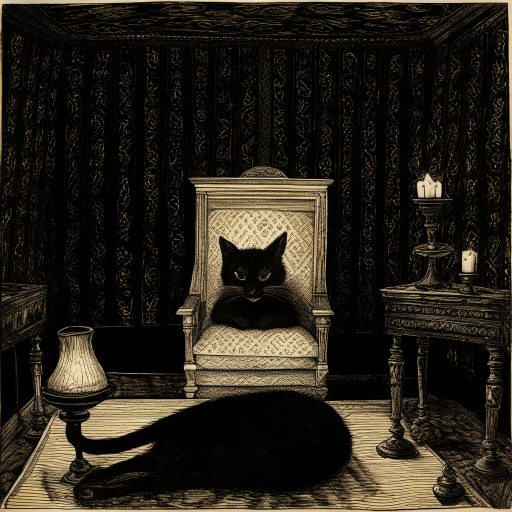
#> input picture Projects/Retrospective Delay/stage-4-character/jsui/pose-dormant.png, 1024 x 1024 px (shown at 1/2 size); its folder holds 4 pictures in this run
$ python render_wired_preview.py
#> lines starting #> are read from the running program, lines starting #| are printed output that depends on the picture
"""Composite preview of the wired seance-cat.js.

Mirrors the JSUI paint() exactly — same smoothstep edges, same painter's
order, same opaque-plate handling, same lights-down vignette — so the strip
shows what Max will display across the gain range without opening Max.

Run: <ComfyUI venv python> render_wired_preview.py
"""
from PIL import Image, ImageDraw, ImageFont
from pathlib import Path

HERE = Path(__file__).parent
W = H = 300
PLATES = {k: Image.open(HERE / f"pose-{k}.png").convert("RGB").resize((W, H), Image.LANCZOS)
          for k in ("dormant", "awakening", "triumphant")}
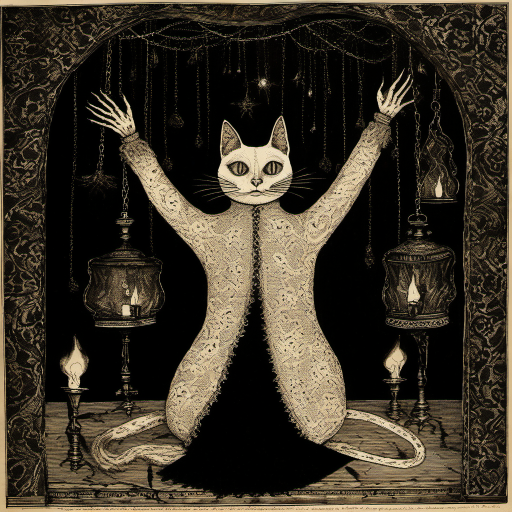
#> input picture Projects/Retrospective Delay/stage-4-character/jsui/pose-awakening.png, 1024 x 1024 px (shown at 1/2 size)
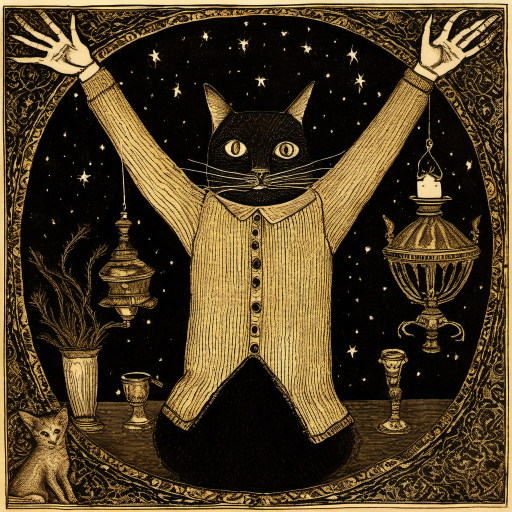
#> input picture Projects/Retrospective Delay/stage-4-character/jsui/pose-triumphant.png, 1024 x 1024 px (shown at 1/2 size)
#> PLATES = 3 items


def ss(e0, e1, x):
    u = max(0.0, min(1.0, (x - e0) / (e1 - e0)))
    return u * u * (3 - 2 * u)


def weights(g):
    wDor = 1 - ss(0.15, 0.40, g)
    wAwa = ss(0.15, 0.40, g) * (1 - ss(0.60, 0.85, g))
    wTri = ss(0.60, 0.85, g)
    return wDor, wAwa, wTri


def panel(g):
    """One frame, in the same order paint() draws it."""
    wDor, wAwa, wTri = weights(g)
    out = PLATES["dormant"].copy()                       # opaque base coat
    a = min(1.0, wAwa + wTri)
    if a > 0.005:
        out = Image.blend(out, PLATES["awakening"], a)
    if wTri > 0.005:
        out = Image.blend(out, PLATES["triumphant"], wTri)
    # lights-down vignette, over the plates
    veil = 0.55 * (1 - g)
    if veil > 0.01:
        out = Image.blend(out, Image.new("RGB", (W, H), (15, 13, 20)), veil)
    return out, (wDor, wAwa, wTri)


if __name__ == "__main__":
    samples = [0.00, 0.20, 0.33, 0.50, 0.70, 0.88, 1.00]
    strip = Image.new("RGB", (W * len(samples), H + 30), (18, 15, 12))
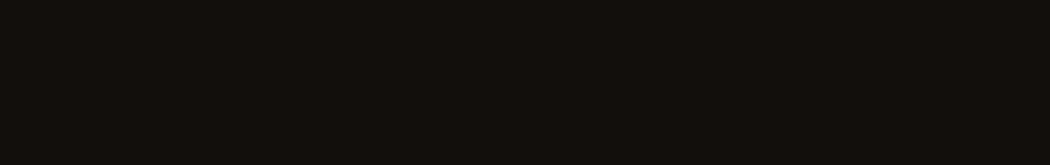
#> strip: PIL image 2100x330 RGB (shown at 1/2 size); mean R, G, B 18, 15, 12
    draw = ImageDraw.Draw(strip)
    try:
        font = ImageFont.truetype("/System/Library/Fonts/Supplemental/Times New Roman.ttf", 15)
    except OSError:
        font = ImageFont.load_default()
    for i, g in enumerate(samples):
        p, (d, aw, tr) = panel(g)
        strip.paste(p, (i * W, 0))
        draw.text((i * W + 8, H + 7),
                  f"gain {g:.2f}   D {d:.2f}  A {aw:.2f}  T {tr:.2f}",
                  fill=(224, 216, 198), font=font)
#> this loop made 7 passes
#> (d, aw, tr) on passes 1 to 7: (1, 0, 0), (0.896, 0.104, 0), (0.191, 0.809, 0), (0, 1, 0), (0, 0.648, 0.352), (0, 0, 1), (0, 0, 1)
#> pass 1, in panel, `out = PLATES["dormant"].copy()`:
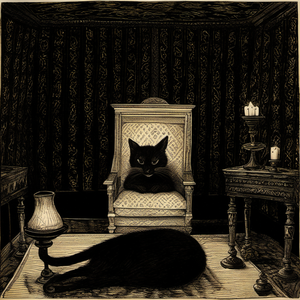
#> out: PIL image 300x300 RGB; mean R, G, B 39.6, 34.2, 24.4
#> pass 1, in panel, `out = Image.blend(out, Image.new("RGB", (W, H), (15, 13, 20)), veil)`:
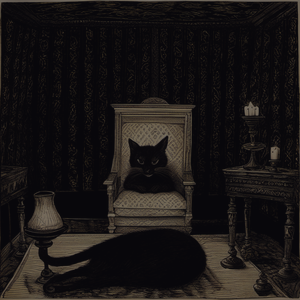
#> out: PIL image 300x300 RGB; mean R, G, B 25.6, 22.1, 21.5
#> after the loop:
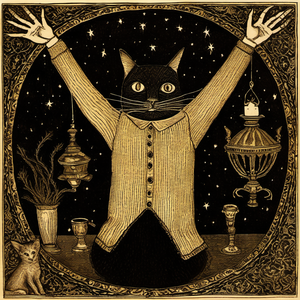
#> p: PIL image 300x300 RGB; mean R, G, B 75.6, 60.3, 34.4
#> after the loop:
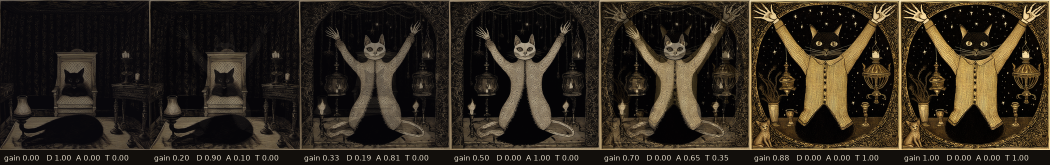
#> strip: PIL image 2100x330 RGB (shown at 1/2 size); mean R, G, B 47.4, 39.7, 29.3
    out = HERE / "wired-preview.png"
    strip.save(out)
    print(f"wrote {out}  ({strip.size[0]}x{strip.size[1]})")
#| wrote Projects/Retrospective Delay/stage-4-character/jsui/wired-preview.png  (2100x330)
